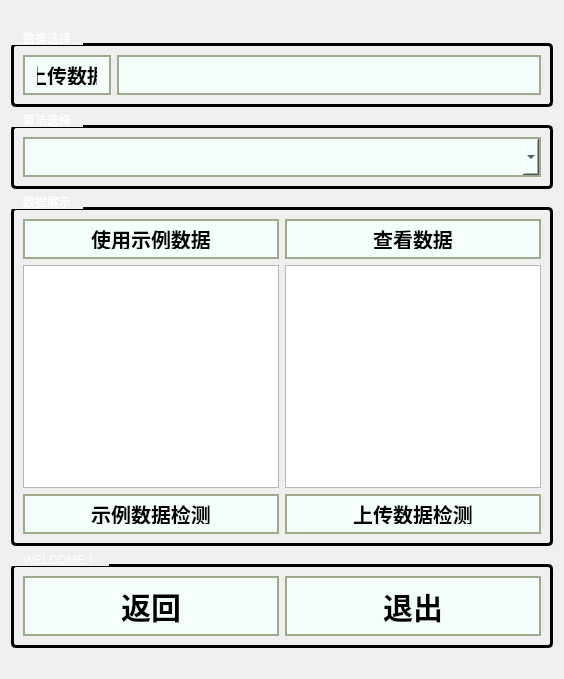
      <widget class="QWidget" name="page_dec3">
       <property name="styleSheet">
        <string notr="true">page_dec3 {
    border-image: url(:/img/images/8.jpg) 0 0 0 0 stretch stretch;
}
</string>
       </property>
       <layout class="QVBoxLayout" name="verticalLayout_37">
        <item>
         <layout class="QVBoxLayout" name="verticalLayout_127" stretch="1,1,10,1">
          <property name="topMargin">
           <number>20</number>
          </property>
          <property name="bottomMargin">
           <number>20</number>
          </property>
          <item>
           <layout class="QHBoxLayout" name="horizontalLayout_199">
            <item>
             <widget class="QGroupBox" name="groupBox_47">
              <property name="styleSheet">
               <string notr="true">QGroupBox {
    border: 3px solid ffffff;
    border-radius: 5px;             
    margin-top: 12px;                              
    font: bold 24px &quot;微软雅黑&quot;;       
	color: white;
}

QGroupBox::title {
    subcontrol-origin: margin;     
    subcontrol-position: top left;  
    padding: 0 10px;                
}
</string>
              </property>
              <property name="title">
               <string>数据选择</string>
              </property>
              <layout class="QHBoxLayout" name="horizontalLayout_200" stretch="1,8">
               <item>
                <layout class="QVBoxLayout" name="verticalLayout_128">
                 <item>
                  <widget class="QPushButton" name="btn_filedec3">
                   <property name="styleSheet">
                    <string notr="true">QPushButton { 
    color: rgb(0, 0, 0);
	background-color: rgb(243, 255, 251);                        
    border: 2px solid rgb(158, 170, 139);      
    border-radius: 0px;                          
    font-weight: bold;  
    padding: 8px 12px;  
    font-weight: bold;
    font-size: 20px;     
    min-width: 60px;   
    min-height: 20px;    
}

QPushButton:hover {
    background-color: rgb(180, 220, 255);    
}

QPushButton:pressed {
    background-color: rgb(150, 200, 255);    
}</string>
                   </property>
                   <property name="text">
                    <string>上传数据</string>
                   </property>
                  </widget>
                 </item>
                </layout>
               </item>
               <item>
                <layout class="QHBoxLayout" name="horizontalLayout_201" stretch="8">
                 <property name="bottomMargin">
                  <number>0</number>
                 </property>
                 <item>
                  <layout class="QVBoxLayout" name="verticalLayout_129">
                   <item>
                    <widget class="QLineEdit" name="line_filepathdec3">
                     <property name="styleSheet">
                      <string notr="true">QLineEdit {
    color: rgb(0, 0, 0);                          
    background-color: rgb(243, 255, 251);         
    border: 2px solid rgb(158, 170, 139);          
    border-radius: 0px;                           
    padding: 3px 8px;                             
    font-weight: bold;                           
    font-size: 15px;                             
    min-height: 30px;                            
}


QLineEdit:hover {
    background-color: rgb(180, 220, 255);
}

QLineEdit:focus {
    background-color: rgb(150, 200, 255);
    border: 2px solid rgb(100, 140, 100);
}
</string>
                     </property>
                    </widget>
                   </item>
                  </layout>
                 </item>
                </layout>
               </item>
              </layout>
             </widget>
            </item>
           </layout>
          </item>
          <item>
           <layout class="QHBoxLayout" name="horizontalLayout_202">
            <item>
             <widget class="QGroupBox" name="groupBox_48">
              <property name="styleSheet">
               <string notr="true">QGroupBox {
	color: white;
    border: 3px solid ffffff;
    border-radius: 5px;             
    margin-top: 12px;                              
    font: bold 24px &quot;微软雅黑&quot;;       
}

QGroupBox::title {
    subcontrol-origin: margin;     
    subcontrol-position: top left;  
    padding: 0 10px;                
}
</string>
              </property>
              <property name="title">
               <string>算法选择</string>
              </property>
              <layout class="QHBoxLayout" name="horizontalLayout_203">
               <item>
                <layout class="QVBoxLayout" name="verticalLayout_130">
                 <item>
                  <widget class="QComboBox" name="combo_algorithm3">
                   <property name="styleSheet">
                    <string notr="true">QComboBox {
    color: rgb(0, 0, 0);                          
    background-color: rgb(243, 255, 251);         
    border: 2px solid rgb(158, 170, 139);        
    border-radius: 0px;                          
    padding: 3px 8px;                            
    font-weight: bold;                           
    font-size: 30px;                             
    min-height: 30px;                            
}

QComboBox:hover {
    background-color: rgb(180, 220, 255);        
}

QComboBox:focus {
    background-color: rgb(150, 200, 255);       
    border: 2px solid rgb(100, 140, 100);        
}


QComboBox QAbstractItemView {
    background-color: rgb(243, 255, 251);         
    selection-background-color: rgb(180, 220, 255); 
    border: 1px solid rgb(158, 170, 139);         
    font-size: 28px;
}
</string>
                   </property>
                  </widget>
                 </item>
                </layout>
               </item>
              </layout>
             </widget>
            </item>
           </layout>
          </item>
          <item>
           <layout class="QHBoxLayout" name="horizontalLayout_204">
            <item>
             <layout class="QHBoxLayout" name="horizontalLayout_205" stretch="0">
              <item>
               <widget class="QGroupBox" name="groupBox_49">
                <property name="styleSheet">
                 <string notr="true">QGroupBox {
	color: white;
    border: 3px solid ffffff;
    border-radius: 5px;             
    margin-top: 12px;                               
    font: bold 24px &quot;微软雅黑&quot;;       
}

QGroupBox::title {
    subcontrol-origin: margin;     
    subcontrol-position: top left;  
    padding: 0 10px;                
}
</string>
                </property>
                <property name="title">
                 <string>数据展示</string>
                </property>
                <layout class="QHBoxLayout" name="horizontalLayout_206">
                 <item>
                  <layout class="QVBoxLayout" name="verticalLayout_131" stretch="1,8,1">
                   <item>
                    <layout class="QHBoxLayout" name="horizontalLayout_207">
                     <property name="leftMargin">
                      <number>0</number>
                     </property>
                     <property name="topMargin">
                      <number>0</number>
                     </property>
                     <property name="rightMargin">
                      <number>0</number>
                     </property>
                     <item>
                      <widget class="QPushButton" name="data_exampledec3">
                       <property name="styleSheet">
                        <string notr="true">QPushButton { 
    color: rgb(0, 0, 0);
	background-color: rgb(243, 255, 251);                        
    border: 2px solid rgb(158, 170, 139);      
    border-radius: 0px;                          
    font-weight: bold;  
    padding: 8px 12px;  
    font-weight: bold;
    font-size: 20px;     
    min-width: 60px;   
    min-height: 20px;    
}

QPushButton:hover {
    background-color: rgb(180, 220, 255);    
}

QPushButton:pressed {
    background-color: rgb(150, 200, 255);    
}</string>
                       </property>
                       <property name="text">
                        <string>使用示例数据</string>
                       </property>
                      </widget>
                     </item>
                    </layout>
                   </item>
                   <item>
                    <layout class="QHBoxLayout" name="horizontalLayout_208">
                     <item>
                      <widget class="QTextBrowser" name="Browser_exampledec3"/>
                     </item>
                    </layout>
                   </item>
                   <item>
                    <layout class="QHBoxLayout" name="horizontalLayout_209">
                     <property name="leftMargin">
                      <number>0</number>
                     </property>
                     <property name="rightMargin">
                      <number>0</number>
                     </property>
                     <property name="bottomMargin">
                      <number>0</number>
                     </property>
                     <item>
                      <widget class="QPushButton" name="select_exampledec3">
                       <property name="styleSheet">
                        <string notr="true">QPushButton { 
    color: rgb(0, 0, 0);
	background-color: rgb(243, 255, 251);                        
    border: 2px solid rgb(158, 170, 139);      
    border-radius: 0px;                          
    font-weight: bold;  
    padding: 8px 12px;  
    font-weight: bold;
    font-size: 20px;     
    min-width: 60px;   
    min-height: 20px;    
}

QPushButton:hover {
    background-color: rgb(180, 220, 255);    
}

QPushButton:pressed {
    background-color: rgb(150, 200, 255);    
}</string>
                       </property>
                       <property name="text">
                        <string>示例数据检测</string>
                       </property>
                      </widget>
                     </item>
                    </layout>
                   </item>
                  </layout>
                 </item>
                 <item>
                  <layout class="QVBoxLayout" name="verticalLayout_132" stretch="1,8,1">
                   <item>
                    <layout class="QHBoxLayout" name="horizontalLayout_210">
                     <property name="leftMargin">
                      <number>0</number>
                     </property>
                     <property name="topMargin">
                      <number>0</number>
                     </property>
                     <property name="rightMargin">
                      <number>0</number>
                     </property>
                     <item>
                      <widget class="QPushButton" name="data_owndec3">
                       <property name="styleSheet">
                        <string notr="true">QPushButton { 
    color: rgb(0, 0, 0);
	background-color: rgb(243, 255, 251);                        
    border: 2px solid rgb(158, 170, 139);      
    border-radius: 0px;                          
    font-weight: bold;  
    padding: 8px 12px;  
    font-weight: bold;
    font-size: 20px;     
    min-width: 60px;   
    min-height: 20px;    
}

QPushButton:hover {
    background-color: rgb(180, 220, 255);    
}

QPushButton:pressed {
    background-color: rgb(150, 200, 255);    
}</string>
                       </property>
                       <property name="text">
                        <string>查看数据</string>
                       </property>
                      </widget>
                     </item>
                    </layout>
                   </item>
                   <item>
                    <layout class="QHBoxLayout" name="horizontalLayout_211">
                     <item>
                      <widget class="QTextBrowser" name="Browser_owndec3"/>
                     </item>
                    </layout>
                   </item>
                   <item>
                    <layout class="QHBoxLayout" name="horizontalLayout_212">
                     <property name="leftMargin">
                      <number>0</number>
                     </property>
                     <property name="rightMargin">
                      <number>0</number>
                     </property>
                     <property name="bottomMargin">
                      <number>0</number>
                     </property>
                     <item>
                      <widget class="QPushButton" name="select_owndec3">
                       <property name="styleSheet">
                        <string notr="true">QPushButton { 
    color: rgb(0, 0, 0);
	background-color: rgb(243, 255, 251);                        
    border: 2px solid rgb(158, 170, 139);      
    border-radius: 0px;                          
    font-weight: bold;  
    padding: 8px 12px;  
    font-weight: bold;
    font-size: 20px;     
    min-width: 60px;   
    min-height: 20px;    
}

QPushButton:hover {
    background-color: rgb(180, 220, 255);    
}

QPushButton:pressed {
    background-color: rgb(150, 200, 255);    
}</string>
                       </property>
                       <property name="text">
                        <string>上传数据检测</string>
                       </property>
                      </widget>
                     </item>
                    </layout>
                   </item>
                  </layout>
                 </item>
                </layout>
               </widget>
              </item>
             </layout>
            </item>
           </layout>
          </item>
          <item>
           <layout class="QHBoxLayout" name="horizontalLayout_213">
            <item>
             <widget class="QGroupBox" name="groupBox_50">
              <property name="styleSheet">
               <string notr="true">QGroupBox {
    border: 3px solid ffffff;
    border-radius: 5px;             
    margin-top: 12px;                              
    font: bold 24px &quot;微软雅黑&quot;;       
	color: white;
}

QGroupBox::title {
    subcontrol-origin: margin;     
    subcontrol-position: top left;  
    padding: 0 10px;                
}
</string>
              </property>
              <property name="title">
               <string>WELCOME！</string>
              </property>
              <layout class="QHBoxLayout" name="horizontalLayout_214">
               <item>
                <layout class="QVBoxLayout" name="verticalLayout_133">
                 <item>
                  <widget class="QPushButton" name="btn_backdec3">
                   <property name="styleSheet">
                    <string notr="true">QPushButton { 
    color: rgb(0, 0, 0);
	background-color: rgb(243, 255, 251);                        
    border: 2px solid rgb(158, 170, 139);      
    border-radius: 0px;                          
    font-weight: bold;  
    padding: 8px 12px;  
    font-weight: bold;
    font-size: 30px;     
    min-width: 120px;   
    min-height: 40px;    
}

QPushButton:hover {
    background-color: rgb(180, 220, 255);    
}

QPushButton:pressed {
    background-color: rgb(150, 200, 255);    
}</string>
                   </property>
                   <property name="text">
                    <string>返回</string>
                   </property>
                  </widget>
                 </item>
                </layout>
               </item>
               <item>
                <layout class="QHBoxLayout" name="horizontalLayout_215">
                 <item>
                  <widget class="QPushButton" name="btn_exitdec3">
                   <property name="styleSheet">
                    <string notr="true">QPushButton { 
    color: rgb(0, 0, 0);
	background-color: rgb(243, 255, 251);                        
    border: 2px solid rgb(158, 170, 139);      
    border-radius: 0px;                          
    font-weight: bold;  
    padding: 8px 12px;  
    font-weight: bold;
    font-size: 30px;     
    min-width: 120px;   
    min-height: 40px;    
}

QPushButton:hover {
    background-color: rgb(180, 220, 255);    
}

QPushButton:pressed {
    background-color: rgb(150, 200, 255);    
}</string>
                   </property>
                   <property name="text">
                    <string>退出</string>
                   </property>
                  </widget>
                 </item>
                </layout>
               </item>
              </layout>
             </widget>
            </item>
           </layout>
          </item>
         </layout>
        </item>
       </layout>
      </widget>
